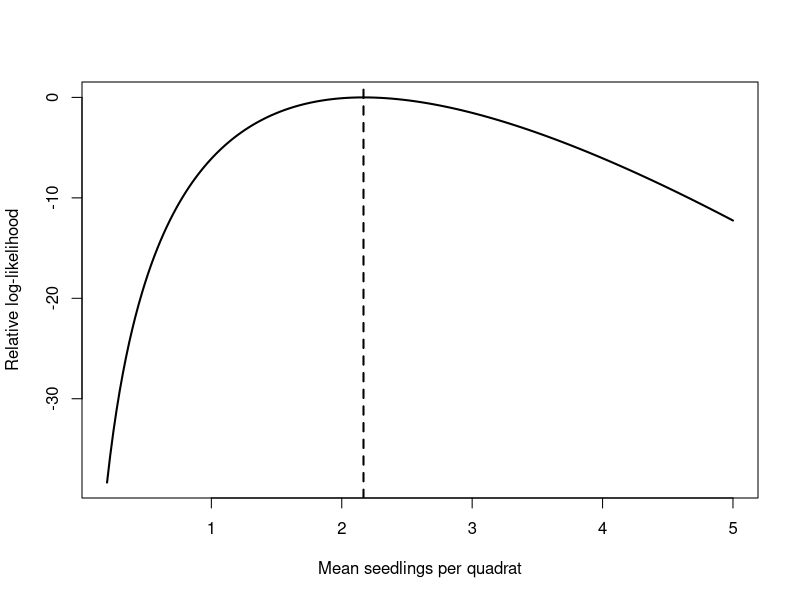
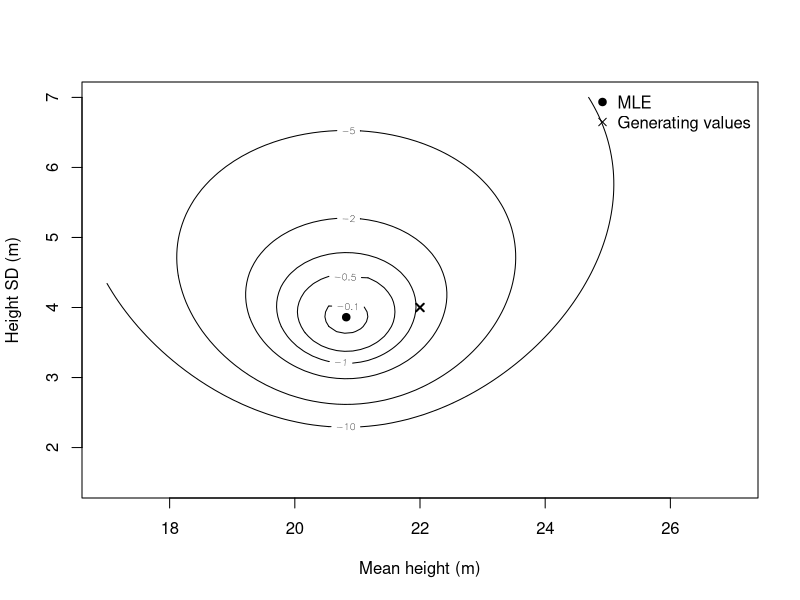
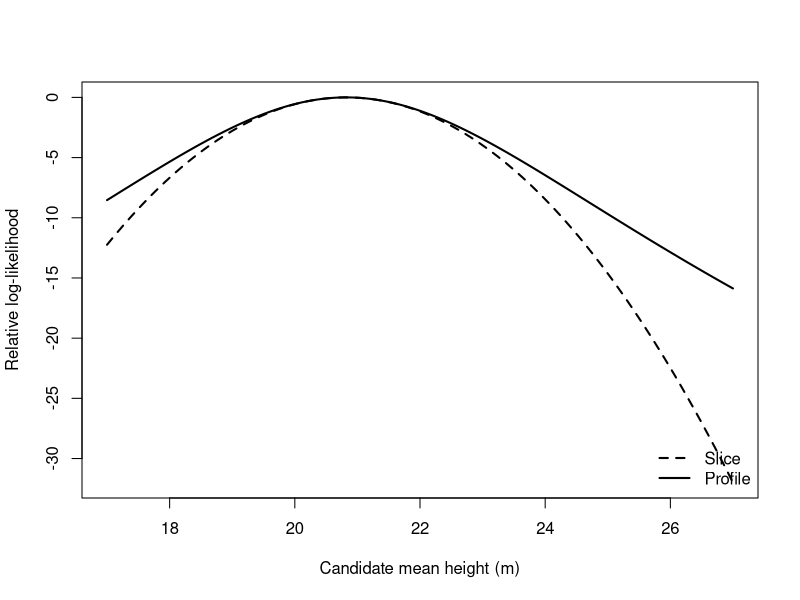

The R script that drew these images, in order:
## ---- chunk 1
#| echo: false
#| eval: true
#| fig-cap: "Relative log-likelihood for illustrative seedling counts in 12 quadrats. The vertical line marks the maximum likelihood estimate."
seedling_counts = c(1, 2, 3, 2, 4, 1, 3, 2, 2, 3, 1, 2)
lambda_grid = seq(from = 0.2, to = 5, length.out = 200)
log_likelihood = vapply(
  X = lambda_grid,
  FUN = function(lambda) {
    sum(dpois(x = seedling_counts, lambda = lambda, log = TRUE))
  },
  FUN.VALUE = numeric(1)
)
plot(
  x = lambda_grid, y = log_likelihood - max(log_likelihood),
  type = "l", lwd = 2, xlab = "Mean seedlings per quadrat",
  ylab = "Relative log-likelihood"
)
abline(v = mean(seedling_counts), lty = 2, lwd = 2)
## ---- chunk 2
#| echo: false
#| eval: true
#| fig-cap: "Relative log-likelihood for 25 simulated tree heights. The filled point is the fitted mean and standard deviation; the cross marks the generating values."
set.seed(seed = 505)
tree_heights = rnorm(n = 25, mean = 22, sd = 4)
height_mu_hat = mean(tree_heights)
height_sigma_hat = sqrt(mean((tree_heights - height_mu_hat)^2))
mu_grid = seq(from = 17, to = 27, length.out = 80)
sigma_grid = seq(from = 1.5, to = 7, length.out = 80)
surface = outer(
  X = mu_grid, Y = sigma_grid,
  FUN = Vectorize(function(mu, sigma) {
    sum(dnorm(x = tree_heights, mean = mu, sd = sigma, log = TRUE))
  })
)
contour(
  x = mu_grid, y = sigma_grid, z = surface - max(surface),
  xlab = "Mean height (m)", ylab = "Height SD (m)",
  levels = c(-10, -5, -2, -1, -0.5, -0.1)
)
points(x = height_mu_hat, y = height_sigma_hat, pch = 19)
points(x = 22, y = 4, pch = 4, lwd = 2)
legend(
  "topright", legend = c("MLE", "Generating values"),
  pch = c(19, 4), bty = "n"
)
## ---- chunk 3
#| echo: false
#| eval: true
#| fig-cap: "Likelihood slice and profile for mean tree height in the same simulated sample. The profile re-estimates the standard deviation for every candidate mean."
set.seed(seed = 505)
tree_heights = rnorm(n = 25, mean = 22, sd = 4)
mu_hat = mean(tree_heights)
sigma_hat = sqrt(mean((tree_heights - mu_hat)^2))
candidate_means = seq(from = 17, to = 27, length.out = 120)
normal_loglik = function(mu, sigma) {
  sum(dnorm(x = tree_heights, mean = mu, sd = sigma, log = TRUE))
}
maximum_loglik = normal_loglik(mu = mu_hat, sigma = sigma_hat)
slice = vapply(
  X = candidate_means,
  FUN = function(mu) normal_loglik(mu = mu, sigma = sigma_hat),
  FUN.VALUE = numeric(1)
)
profile = vapply(
  X = candidate_means,
  FUN = function(mu) {
    sigma_at_mu = sqrt(mean((tree_heights - mu)^2))
    normal_loglik(mu = mu, sigma = sigma_at_mu)
  },
  FUN.VALUE = numeric(1)
)
plot(
  x = candidate_means, y = slice - maximum_loglik,
  type = "l", lwd = 2, lty = 2,
  xlab = "Candidate mean height (m)",
  ylab = "Relative log-likelihood"
)
lines(
  x = candidate_means, y = profile - maximum_loglik,
  lwd = 2
)
legend(
  "bottomright", legend = c("Slice", "Profile"),
  lty = c(2, 1), lwd = 2, bty = "n"
)
